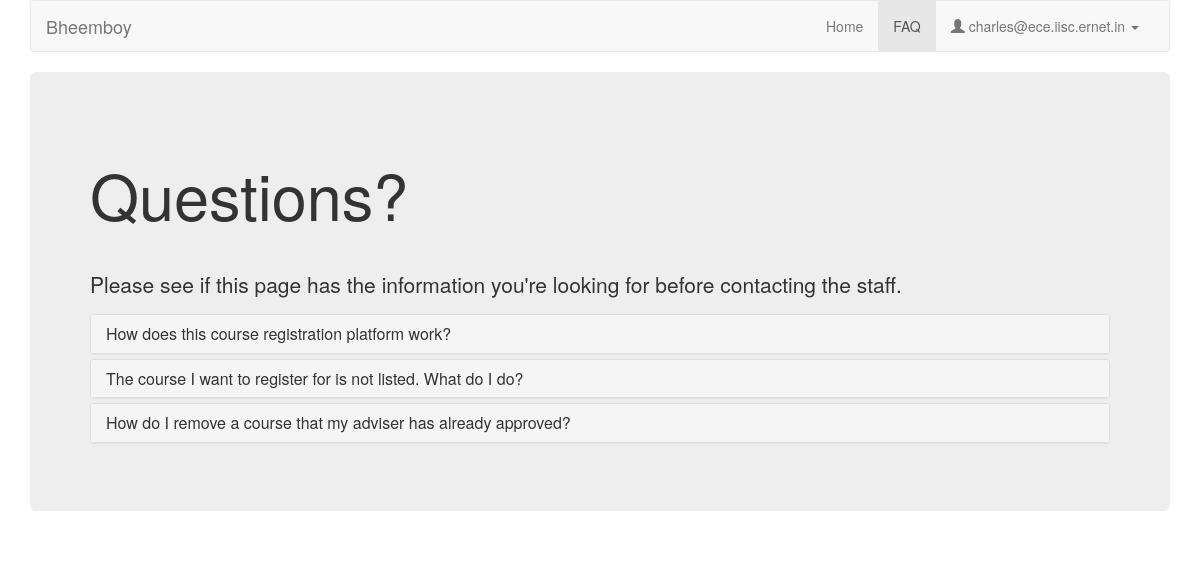
/student/faq/ (signed in), run on the app's committed database.
### coursereg/models.py (models this page shows, shortened)
class User(AbstractBaseUser, PermissionsMixin):
    USER_TYPE_FACULTY = 0
    USER_TYPE_STUDENT = 1
    USER_TYPE_OTHER = 2
    USER_TYPE_DCC = 3
    PROGRAM_OTHER = 0
    PROGRAM_MTECH = 1
    PROGRAM_MSC = 2
    PROGRAM_PHD = 3
    PROGRAM_ME = 4
    PROGRAM_CHOICES = (
        (PROGRAM_OTHER, 'Other'),
        (PROGRAM_MTECH, 'MTech'),
        (PROGRAM_MSC, 'MSc'),
        (PROGRAM_PHD, 'PhD'),
        (PROGRAM_ME, 'ME'),
    )
    email = models.EmailField(max_length=254, unique=True)
    full_name = models.CharField(max_length=250)
    user_type = models.IntegerField(default=USER_TYPE_STUDENT, choices=(
        (USER_TYPE_FACULTY, "Faculty"),
        (USER_TYPE_STUDENT, "Student"),
        (USER_TYPE_OTHER, "Other"),
        (USER_TYPE_DCC, "DCC"),
    ))
    adviser = models.ForeignKey('self', null=True, blank=True, on_delete=models.CASCADE, limit_choices_to={'user_type': USER_TYPE_FACULTY})
    program = models.IntegerField(default=PROGRAM_OTHER, choices=PROGRAM_CHOICES)
    department = models.ForeignKey(Department, on_delete=models.CASCADE, null=True)
    date_joined = models.DateTimeField(default=timezone.now)
    sr_no = models.CharField(max_length=200, default='-')
    is_staff = models.BooleanField(default=False)
    is_active = models.BooleanField(default=True)
    objects = CustomUserManager()
    USERNAME_FIELD = 'email'
    REQUIRED_FIELDS = []

class Faq(models.Model):
    FAQ_STUDENT = 0
    FAQ_FACULTY = 1
    FAQ_DCC = 2
    FAQ_CHOICES = (
        (FAQ_STUDENT, "Student"),
        (FAQ_FACULTY, "Faculty"),
        (FAQ_DCC, "DCC")
    )
    faq_for = models.IntegerField(default=FAQ_STUDENT, choices=FAQ_CHOICES)
    question = models.TextField()
    answer = models.TextField()

### coursereg/views/student.py (the view)
# urls.py: url(r'^student/faq/$', views.student.faq, name='student_faq'),
@login_required
def faq(request):
	context = {
		'user_email': request.user.email,
        'faqs': models.Faq.objects.filter(faq_for=models.Faq.FAQ_STUDENT),
	}
	return render(request, 'coursereg/student_faq.html', context)

### coursereg/templates/coursereg/student_faq.html (shortened to what this page needs)
<!DOCTYPE html>
<html lang="en">
      <head>
        {% load staticfiles %}
        <link href="{% static 'coursereg/css/bootstrap.min.css' %}" rel="stylesheet">
    </head>
    <body>
        <div class="container">
            <nav class="navbar navbar-default">
                <div class="container-fluid">
                    <div class="navbar-header">
                        <a class="navbar-brand" href="#">Bheemboy</a>
                    </div>
                    <div id="navbar" class="navbar-collapse collapse">
                        <ul class="nav navbar-nav navbar-right">
                            <li><a href="{% url 'coursereg:index' %}">Home</a></li>
                            <li class="active"><a href="{% url 'coursereg:student_faq' %}">FAQ</a></li>
                            <li class="dropdown">
                                <a href="#" class="dropdown-toggle" data-toggle="dropdown" role="button" aria-haspopup="true" aria-expanded="false">
                                    <span class="glyphicon glyphicon-user" aria-hidden="true"></span>
                                    {{ user_email }}
                                    <span class="caret"></span>
                                </a>
                            </li>
                        </ul>
                    </div>
                </div>
            </nav>
            <div class="row top-buffer-1">
                <div class="col-md-12">
                    <div class="jumbotron">
                        <div class="page-header"><h1>Questions?</h1></div>
                        <p>Please see if this page has the information you're looking for before contacting the staff.</p>
                        <div class="panel-group" id="accordion">
                            {% for faq in faqs %}
                            <div class="panel panel-default">
                                <div class="panel-heading">
                                    <h4 class="panel-title">
                                        <a class="accordion-toggle collapsed" data-toggle="collapse" data-parent="#accordion" href="#collapse{{ forloop.counter0 }}">
                                            {{ faq.question }}
                                        </a>
                                    </h4>
                                </div>
                            </div>
                            {% endfor %}
                        </div>
                    </div>
                </div>
            </div>
        </div>
    </body>
</html>

### coursereg/templates/coursereg/student_faq.html (style rules this page uses)
.top-buffer-1 { margin-top: 20px; }
.container { margin-bottom: 50px; }

### data on the page
User: email "charles@ece.iisc.ernet.in"
Faq: question "How does this course registration platform work?"
Faq: question "The course I want to register for is not listed. What do I do?"
Faq: question "How do I remove a course that my adviser has already approved?"
